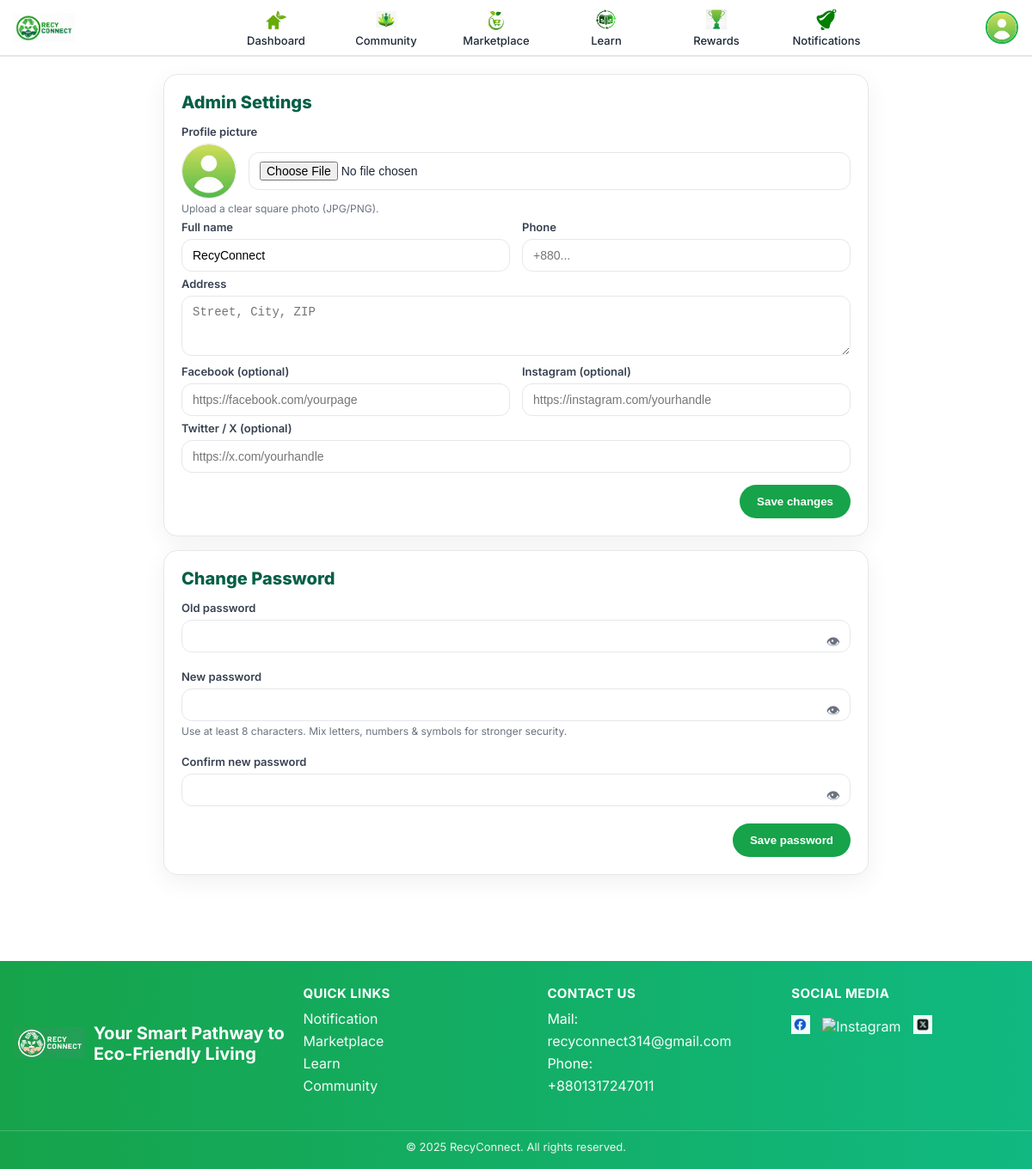
Page /panel/settings/ (signed in) on the earlier database version.
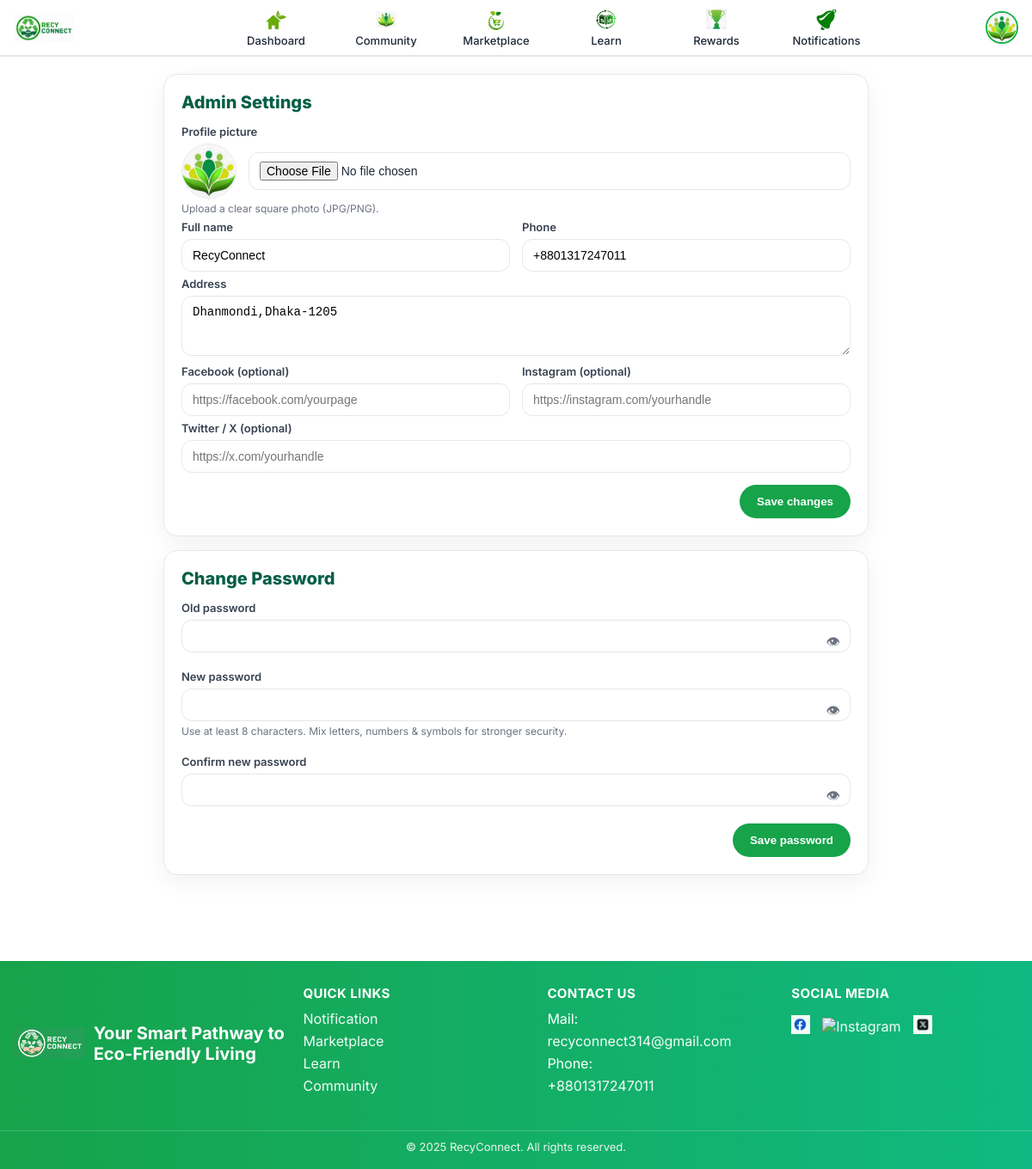
Same page on the later database version.
### User/models.py (models this page shows, shortened)
class User(AbstractBaseUser):
    ROLE_CHOICES = [
        ("household", "Household"),
        ("collector", "Collector"),
        ("recycler",  "Recycling Centre"),
        ("buyer",     "Buyer"),
    ]
    email = models.EmailField(unique=True, db_index=True)
    password = models.CharField(max_length=128)
    role = models.CharField(max_length=20, choices=ROLE_CHOICES)
    name = models.CharField(max_length=100, blank=True)
    phone = models.CharField(max_length=20, blank=True)
    address = models.CharField(max_length=255, blank=True)
    profile_image = models.ImageField(
        upload_to="user_avatars/%Y/%m/",
        blank=True, null=True,
        help_text="Upload a clear profile photo.",
    )
    map_url = models.URLField(
        blank=True,
        help_text="Google Maps link to your address.",
    )
    facebook = models.URLField(blank=True)
    instagram = models.URLField(blank=True)
    twitter  = models.URLField(blank=True)
    is_staff = models.BooleanField(default=False)
    is_superuser = models.BooleanField(default=False)
    is_active = models.BooleanField(default=False)
    is_approved = models.BooleanField(default=False)
    approved_at = models.DateTimeField(null=True, blank=True)
    approved_by = models.ForeignKey(
        "self", null=True, blank=True,
        on_delete=models.SET_NULL, related_name="approved_users"
    )
    date_joined = models.DateTimeField(default=timezone.now)
    id_card_image = models.ImageField(
        upload_to="user_ids/%Y/%m/",
        blank=True, null=True,
        help_text="ID/visiting card (required for Collector and Recycling Centre).",
    )
    objects = UserManager()
    USERNAME_FIELD = "email"
    REQUIRED_FIELDS = ["role"]
    class Meta:
        ordering = ("-date_joined",)

### AdminPanel/views.py (the view, shortened to what this page needs)
# urls.py: path("settings/", views.settings_view, name="settings"),
@guard
def settings_view(request):
    return render(request, "Admin/ad_settings.html")

### AdminPanel/views.py (called while the page is built)
def staff_or_super(u):
    return u.is_authenticated and (u.is_superuser or u.is_staff)

### Templates/Admin/ad_settings.html (shortened to what this page needs)
{% extends "Admin/admin_base.html" %}
{% load static %}
{% block content %}
<div class="set-wrap">
  <div class="set-card">
    <div class="set-head">
      <div class="set-title">Admin Settings</div>
    </div>
    <form method="post" enctype="multipart/form-data" action="{% url 'adminpanel:settings' %}">
      <div class="row">
        <div class="lbl">Profile picture</div>
        <div class="avatar-box">
          {% if request.user.profile_image %}
            <img class="avatar-prev" src="{{ request.user.profile_image.url }}" alt="Avatar">
          {% else %}
            <img class="avatar-prev" src="{% static 'icons/avatar-placeholder.png' %}" alt="Avatar">
          {% endif %}
          <input class="inp" type="file" name="profile_image" accept="image/*">
        </div>
        <div class="help">Upload a clear square photo (JPG/PNG).</div>
      </div>
      <div class="grid-2">
        <div class="row">
          <div class="lbl">Full name</div>
          <input class="inp" name="name" type="text" value="{{ request.user.name|default:'' }}" placeholder="Your name">
        </div>
        <div class="row">
          <div class="lbl">Phone</div>
          <input class="inp" name="phone" type="text" value="{{ request.user.phone|default:'' }}" placeholder="+880...">
        </div>
      </div>
      <div class="row">
        <div class="lbl">Address</div>
        <textarea class="txt" name="address" rows="3" placeholder="Street, City, ZIP">{{ request.user.address|default:'' }}</textarea>
      </div>
      <div class="grid-2">
        <div class="row">
          <div class="lbl">Facebook (optional)</div>
          <input class="inp" name="facebook" type="url" value="{{ request.user.facebook|default:'' }}" placeholder="https://facebook.com/yourpage">
        </div>
        <div class="row">
          <div class="lbl">Instagram (optional)</div>
          <input class="inp" name="instagram" type="url" value="{{ request.user.instagram|default:'' }}" placeholder="https://instagram.com/yourhandle">
        </div>
      </div>
      <div class="row">
        <div class="lbl">Twitter / X (optional)</div>
        <input class="inp" name="twitter" type="url" value="{{ request.user.twitter|default:'' }}" placeholder="https://x.com/yourhandle">
      </div>
      <div style="margin-top:14px; display:flex; justify-content:flex-end;">
        <button type="submit" class="btn-save">Save changes</button>
      </div>
    </form>
  </div>
  <div class="set-card">
    <div class="set-head">
      <div class="set-title">Change Password</div>
    </div>
    <form method="post" action="{% url 'adminpanel:settings' %}">
      <div class="grid-1">
        <div class="row">
          <div class="lbl">Old password</div>
          <input id="oldPass" class="inp" name="old_password" type="password" autocomplete="current-password" required>
          <span class="eye-btn" onclick="togglePass('oldPass', this)">👁</span>
        </div>
        <div class="row">
          <div class="lbl">New password</div>
          <input id="newPass" class="inp" name="new_password" type="password" minlength="8" autocomplete="new-password" required>
          <span class="eye-btn" onclick="togglePass('newPass', this)">👁</span>
          <div class="help">Use at least 8 characters. Mix letters, numbers & symbols for stronger security.</div>
        </div>
        <div class="row">
          <div class="lbl">Confirm new password</div>
          <input id="confirmPass" class="inp" name="confirm_password" type="password" minlength="8" autocomplete="new-password" required>
          <span class="eye-btn" onclick="togglePass('confirmPass', this)">👁</span>
        </div>
      </div>
      <div style="margin-top:14px; display:flex; justify-content:flex-end;">
        <button type="submit" class="btn-save">Save password</button>
      </div>
    </form>
  </div>
</div>
{% endblock %}

### Templates/Admin/admin_base.html (shortened to what this page needs)
{% load static %}
<!DOCTYPE html>
<html lang="en">
<head>
</head>
<body>
  {% with url_name=request.resolver_match.url_name|default:'' %}
  <div class="navbar-wrap">
    <nav class="navbar">
      <a class="brand" href="#">
        <img src="{% static 'RecyLogoNew.png' %}" alt="RecyConnect">
      </a>
      <div class="menu">
       <a href="{% url 'adminpanel:dashboard' %}"
           class="{% if url_name == 'dashboard' %}active{% endif %}">
          <img src="{% static 'home.png' %}" alt="Home">
          <span>Dashboard</span>
        </a>
        <a href="{% url 'adminpanel:community' %}"
           class="{% if url_name == 'community' %}active{% endif %}">
          <img src="{% static 'community.png' %}" alt="Community">
          <span>Community</span>
        </a>
       <a href="{% url 'adminpanel:marketplace' %}"
           class="{% if url_name == 'marketplace' %}active{% endif %}">
          <img src="{% static 'cart.png' %}" alt="Marketplace">
          <span>Marketplace</span>
        </a>
        <a href="{% url 'adminpanel:learn' %}"
           class="{% if url_name == 'learn' %}active{% endif %}">
          <img src="{% static 'learn.png' %}" alt="Learn">
          <span>Learn</span>
        </a>
        <a href="{% url 'adminpanel:rewards' %}"
           class="{% if url_name == 'rewards' %}active{% endif %}">
          <img src="{% static 'trophy.png' %}" alt="Rewards">
          <span>Rewards</span>
        </a>
        <a href="{% url 'adminpanel:notifications' %}"
           class="{% if url_name == 'notifications' %}active{% endif %}">
          <img src="{% static 'bell.png' %}" alt="Notifications">
          <span>Notifications</span>
        </a>
      </div>
      <div class="profile">
        <button class="avatar-btn" id="avatarBtn" aria-label="Profile menu">
          {% if request.user.is_authenticated and request.user.profile_image %}
            <img class="avatar" src="{{ request.user.profile_image.url }}" alt="Profile" />
          {% else %}
            <img class="avatar" src="{% static 'icons/avatar-placeholder.png' %}" alt="Profile" />
          {% endif %}
        </button>
      </div>
    </nav>
  </div>
  <main class="container">
    {% block content %}{% endblock %}
  </main>
  <footer class="footer">
    <div class="inner">
      <div class="foot-brand">
        <img src="{% static 'LogoFooter.png' %}" alt="RecyConnect">
        <div><div class="foot-title">Your Smart Pathway to Eco-Friendly Living</div></div>
      </div>
      <div class="foot-col">
        <h4>Quick Links</h4>
        <a href="{% url 'adminpanel:notifications' %}">Notification</a>
        <a href="{% url 'adminpanel:marketplace' %}">Marketplace</a>
        <a href="{% url 'adminpanel:learn' %}">Learn</a>
        <a href="{% url 'adminpanel:community' %}">Community</a>
      </div>
      <div class="foot-col">
        <h4>Contact Us</h4>
        <div>Mail: <a href="mailto:recyconnect314@gmail.com">recyconnect314@gmail.com</a></div>
        <div style="margin-top:6px;">Phone: <a href="tel:+8801317247011">+8801317247011</a></div>
      </div>
      <div class="foot-col">
        <h4>Social Media</h4>
        <div class="social-row">
          <a href="https://facebook.com/" target="_blank" rel="noopener"><img src="{% static 'fb.png' %}" alt="Facebook"></a>
          <a href="https://instagram.com/" target="_blank" rel="noopener"><img src="{% static 'insta.jpeg' %}" alt="Instagram"></a>
          <a href="https://twitter.com/" target="_blank" rel="noopener"><img src="{% static 'X ic.jpg' %}" alt="Twitter/X"></a>
        </div>
      </div>
    </div>
    <div class="copyright">© 2025 RecyConnect. All rights reserved.</div>
  </footer>
  {% endwith %}
</body>
</html>

### Templates/Admin/admin_base.html (style rules this page uses)
:root { --brand:#19b34b; --text:#1f2937; --bg:#ffffff; --nav-h:64px; --gap:36px; --container:1200px; }
* { box-sizing:border-box }
html,body { margin:0;padding:0;font-family:Inter,system-ui,Arial,sans-serif;color:var(--text);background:#fff }
.navbar-wrap { position:sticky; top:0; z-index:50; background:var(--bg); border-bottom:2px solid #e5e7eb; }
.navbar { height:var(--nav-h); max-width:var(--container); margin:0 auto; padding:0 16px; display:flex; align-items:center; justify-content:space-between; gap:16px; }
.brand { display:flex; align-items:center; gap:10px; min-width:120px; }
.brand img { height:34px; width:auto; display:block }
.menu { display:flex; align-items:center; justify-content:center; gap:var(--gap); flex:1; }
.menu a { width:92px; text-decoration:none; color:var(--text); display:flex; flex-direction:column; align-items:center; justify-content:center; gap:6px; padding:6px 4px; border-radius:10px; font-weight:500; text-align:center; transition:transform .15s ease, background .15s ease; }
.menu img { width:24px; height:24px; object-fit:contain; display:block }
.menu span { font-size:13px; line-height:1; }
.profile { position:relative; display:flex; align-items:center; gap:10px; }
.avatar-btn { border:none; background:transparent; padding:0; cursor:pointer; display:grid; place-items:center; }
.avatar { width:38px; height:38px; border-radius:50%; object-fit:cover; border:2px solid var(--brand); }
.container { max-width:var(--container); margin:20px auto; padding:0 16px 60px; }
.footer { margin-top:40px; background:linear-gradient(to right, #16a34a, #10b981); color:#fff; }
.footer .inner { max-width:var(--container); margin:0 auto; padding:28px 16px 36px; display:grid; gap:20px; grid-template-columns: 1.2fr 1fr 1fr 1fr; }
.foot-brand { display:flex; align-items:center; gap:10px; }
.foot-brand img { height:36px; width:auto }
.foot-title { font-size:20px; font-weight:700; margin:6px 0 4px }
.foot-col h4 { margin:0 0 10px; font-size:15px; text-transform:uppercase; letter-spacing:.4px }
.foot-col a { display:block; color:#fff; text-decoration:none; margin:6px 0; opacity:.95 }
.social-row { display:flex; align-items:center; gap:14px; margin-top:6px }
.social-row img { width:22px; height:22px }
.copyright { text-align:center; color:#eaf6ee; font-size:13px; padding:10px 16px 18px; border-top:1px solid rgba(255,255,255,.2); }

### Templates/Admin/ad_settings.html (style rules this page uses)
.set-wrap { min-height: 60vh; display:flex; flex-direction:column; align-items:center; gap:16px; }
.set-card { width:100%; max-width:820px; background:#fff; border:1px solid #e5e7eb; border-radius:16px; box-shadow:0 8px 28px rgba(0,0,0,.06); padding:20px; }
.set-head { display:flex; align-items:center; justify-content:space-between; margin-bottom:14px; }
.set-title { font-size:20px; font-weight:800; color:#065f46 }
.grid-2 { display:grid; grid-template-columns:1fr 1fr; gap:14px; }
.grid-1 { display:grid; gap:14px; }
.lbl { font-size:13px; font-weight:600; color:#374151; margin-bottom:6px }
.inp, .txt { width:100%; border:1px solid #e5e7eb; border-radius:12px; padding:10px 40px 10px 12px; outline:none; font-size:14px; }
.row { margin-bottom:6px; position:relative; }
.help { font-size:12px; color:#6b7280; margin-top:4px }
.avatar-box { display:flex; gap:14px; align-items:center; }
.avatar-prev { width:64px; height:64px; border-radius:50%; object-fit:cover; border:1px solid #e5e7eb; }
.btn-save { display:inline-flex; align-items:center; justify-content:center; background:#16a34a; color:#fff; border:none; border-radius:999px; padding:12px 20px; font-weight:700; cursor:pointer; }
.eye-btn { position:absolute; right:12px; top:36px; cursor:pointer; color:#6b7280; }

Differences in the rows shown:
changed User "RecyConnect": user.profile_image: picture added in place of a placeholder; phone (not shown) → "+8801317247011"; address (not shown) → "Dhanmondi,Dhaka-1205"
